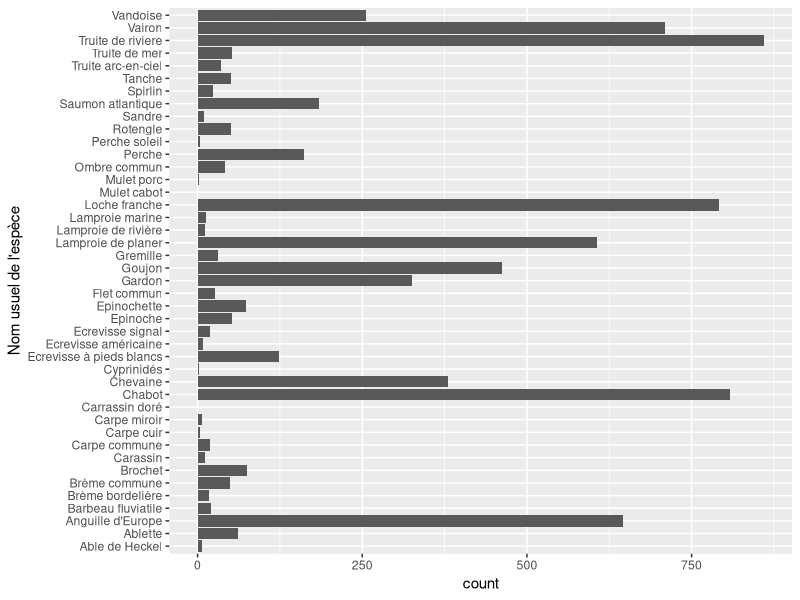
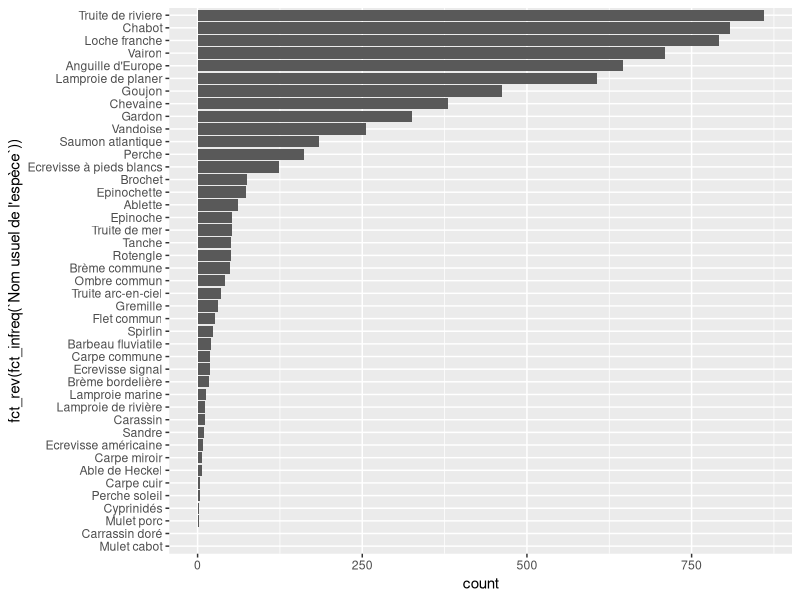
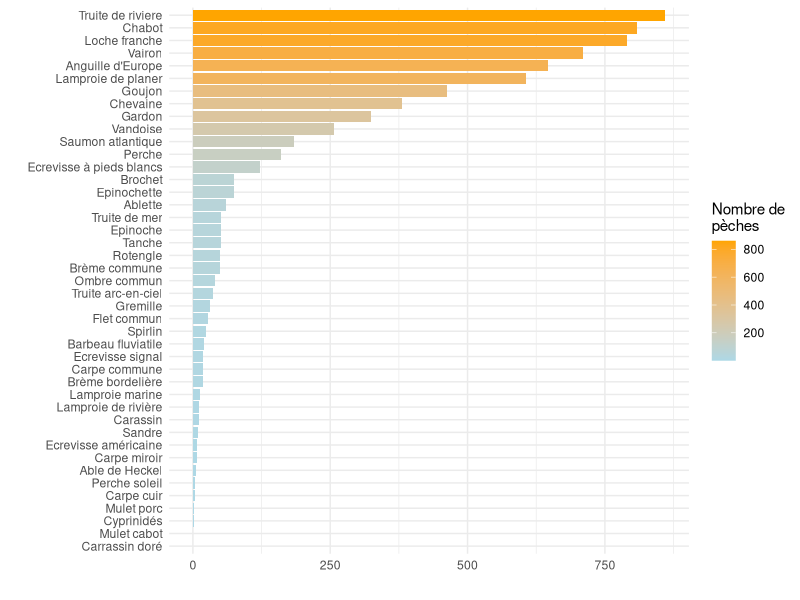
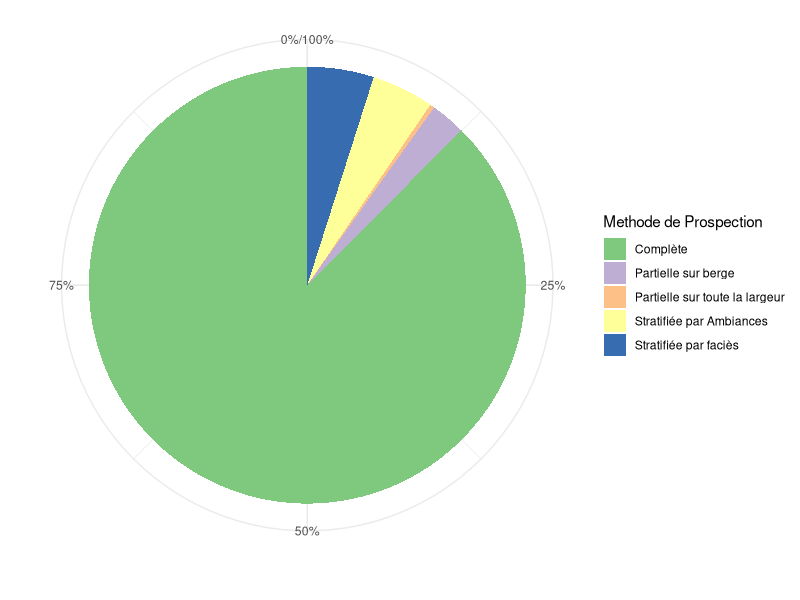
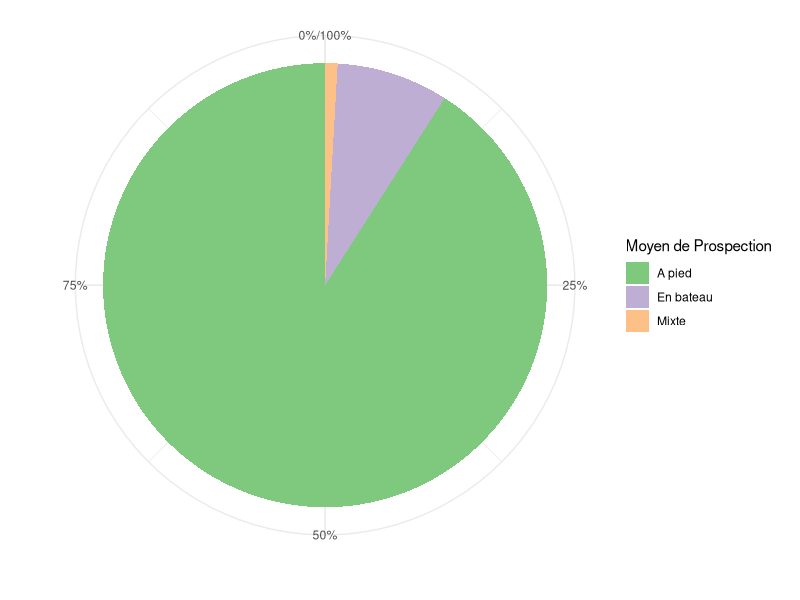
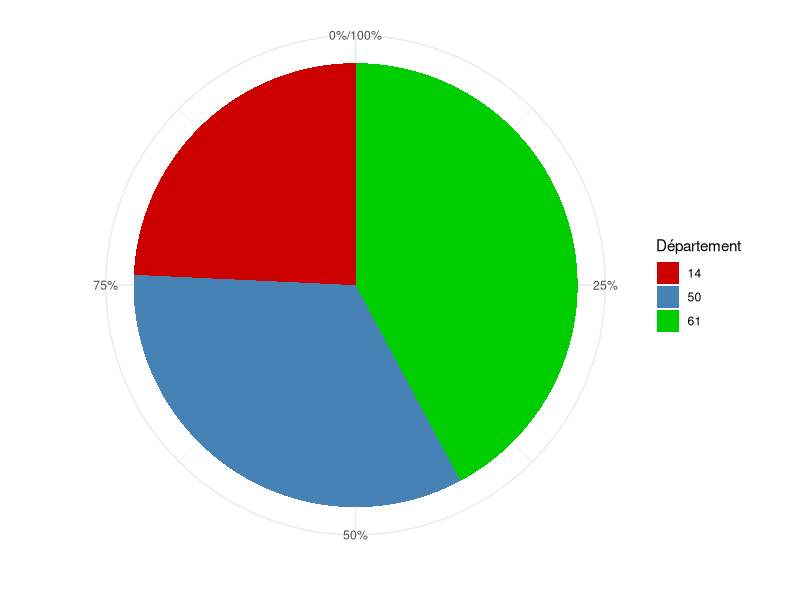
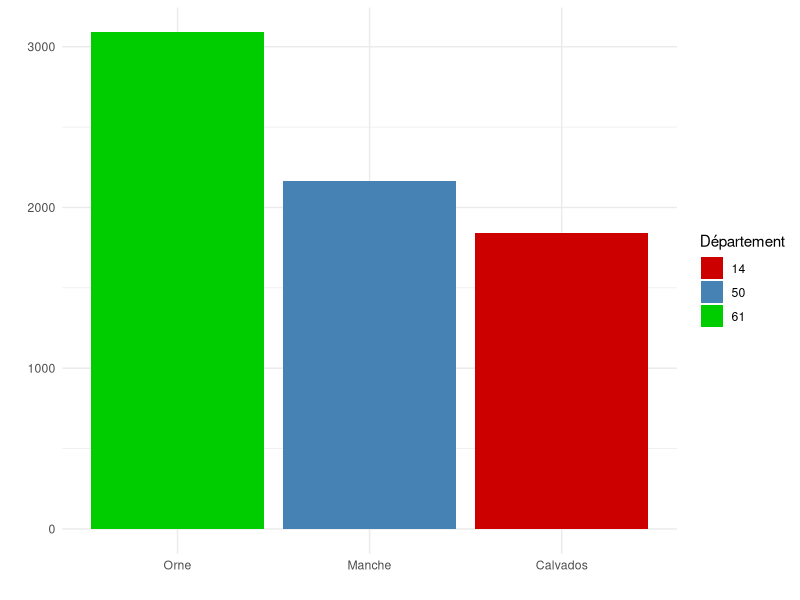
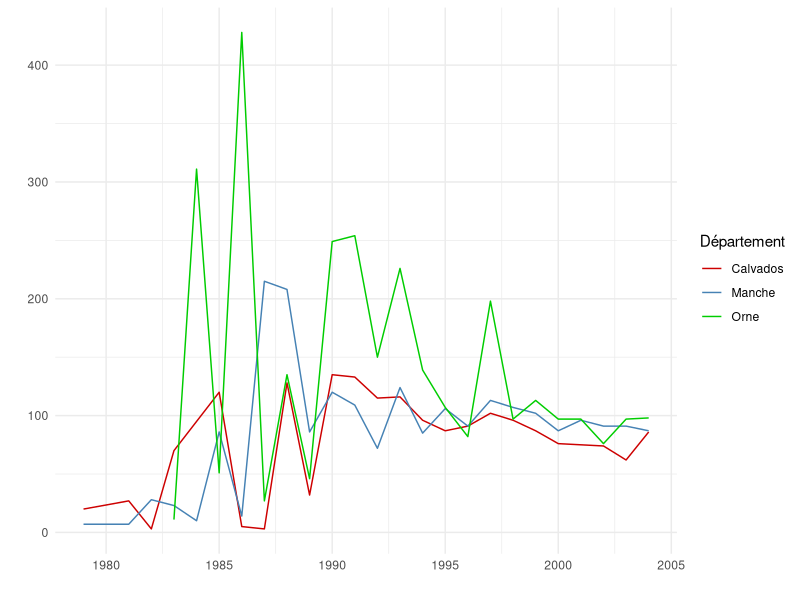

These charts were generated, in order, by the following R code:
## ---- chunk 1
knitr::opts_chunk$set(echo = TRUE)
## ---- chunk 2
library(tidyverse)
library(readxl)
library(scales)
## ---- chunk 3
donnees = read_excel("Exploitations_Basse-normandie.xls", 
                     sheet = 2) # ou sheet = "nom_feuille"
## ---- chunk 4
knitr::kable(head(donnees, 10))
## ---- chunk 5
min(donnees$`Date de pêche`) # et pareil avec max()
## ---- chunk 6
# unique() supprime les doublons
# length() renvoie la taille du vecteur (donc le nombre de stations Sandre ici)
donnees$`Code station Sandre` %>% 
  unique() %>%
  length()
## ---- chunk 7
donnees %>%
  summarise(
    DateMin = min(`Date de pêche`),
    DateMax = max(`Date de pêche`),
    NbStationsSANDRE = n_distinct(`Code station Sandre`),
    NbStationsONEMA = n_distinct(`Code station Onema`),
    NbEspeces = n_distinct(`Nom usuel de l'espèce`)
  ) %>%
  t() %>% # Permet de transposer une matrice (lignes en colonnes et inversement)
  knitr::kable()
## ---- chunk 8
ggplot(donnees, aes(y = `Nom usuel de l'espèce`)) +
  geom_bar()
## ---- chunk 9
ggplot(donnees, aes(y = fct_rev(fct_infreq(`Nom usuel de l'espèce`)))) +
  geom_bar()
## ---- chunk 10
temp = donnees %>%
  group_by(`Nom usuel de l'espèce`) %>%
  summarise(n = n())

ggplot(temp, aes(x = n, y = fct_reorder(`Nom usuel de l'espèce`, n), fill = n)) +
  geom_bar(stat = "identity") +
  theme_minimal() +
  labs(x = "", y = "", fill = "Nombre de\npèches") +
  scale_fill_gradient(low = "lightblue", high = "orange")
## ---- chunk 11
ggplot(donnees, aes(x = "", fill = `Methode de Prospection`)) +
  geom_bar(position = "fill") +
  coord_polar(theta = "y") +
  scale_y_continuous(labels = percent) +
  scale_fill_brewer(palette = "Accent") +
  theme_minimal() +
  labs(x = "", y = "")
## ---- chunk 12
ggplot(donnees, aes(x = "", fill = `Moyen de Prospection`)) +
  geom_bar(position = "fill") +
  coord_polar(theta = "y") +
  scale_y_continuous(labels = percent) +
  scale_fill_brewer(palette = "Accent") +
  theme_minimal() +
  labs(x = "", y = "")
## ---- chunk 13
temp2 = donnees %>% 
  group_by(Département) %>%
  summarise(nbCommunes = n_distinct(`Code Insee`))

ggplot(temp2, aes(x = "", y = nbCommunes, fill = Département)) +
  geom_bar(stat = "identity", position = "fill") +
  coord_polar(theta = "y") +
  scale_y_continuous(labels = percent) +
  scale_fill_manual(values = c("red3", "steelblue", "green3")) +
  theme_minimal() +
  labs(x = "", y = "")
## ---- chunk 14
temp3 = donnees %>% 
  group_by(Département) %>%
  summarise(nbPeches = n())

ggplot(temp3, aes(x = fct_reorder(Département, nbPeches, .desc = TRUE), 
                  y = nbPeches, fill = Département)) +
  geom_bar(stat = "identity") +
  scale_fill_manual(values = c("red3", "steelblue", "green3")) +
  scale_x_discrete(labels = c("Orne", "Manche", "Calvados")) + 
  theme_minimal() +
  labs(x = "", y = "")
## ---- chunk 15
temp4 = donnees %>% 
  mutate(annee = year(`Date de pêche`)) %>%
  group_by(Département, annee) %>%
  summarise(nbPeches = n())

ggplot(temp4, aes(x = annee, 
                  y = nbPeches, color = Département)) +
  geom_line() +
  scale_color_manual(values = c("red3", "steelblue", "green3"), 
                     labels = c("Calvados", "Manche", "Orne")) + 
  theme_minimal() +
  labs(x = "", y = "")
## ---- chunk 16
temp5 = donnees %>%
  group_by(`Nom usuel de l'espèce`) %>%
  summarise(densiteNombre = mean(`Densite en nombre(ind./100 m²)`, na.rm = T),
            densiteMasse = mean(`Densité en masse (g/100 m²)`, na.rm = T))

ggplot(temp5, aes(x = densiteNombre, 
                  y = fct_reorder(`Nom usuel de l'espèce`, densiteNombre))) +
  geom_point() +
  labs(x = "Densité en nombre", y = "")

ggplot(temp5, aes(x = densiteMasse, 
                  y = fct_reorder(`Nom usuel de l'espèce`, densiteMasse))) +
  geom_point() +
  labs(x = "Densité en masse", y = "")

ggplot(temp5, aes(x = densiteNombre, y = densiteMasse, 
                  label = fct_reorder(`Nom usuel de l'espèce`, densiteMasse))) +
  geom_text(size = 2) +
  labs(x = "Densité en nombre", y = "Densité en masse") +
  xlim(-2, 28) +
  theme_minimal() 
